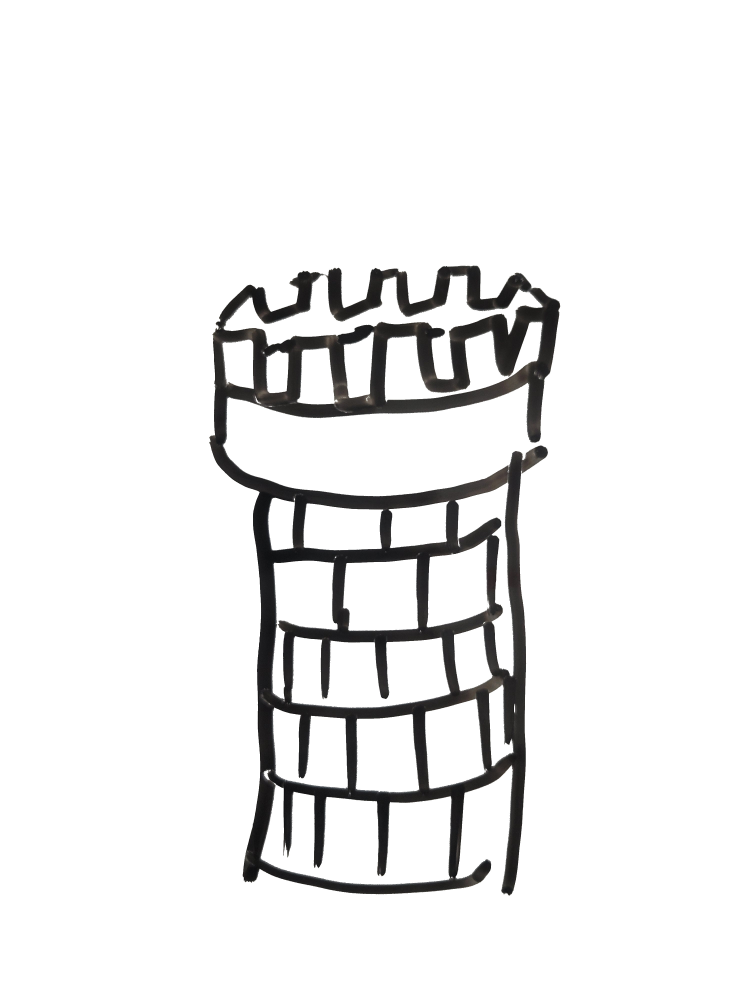
#> input picture asset pack 1 - ORIGINAL BACKUP/casteltower.jpg, 3024 x 4032 px (shown at 1/4 size)
$ python -i marker_brush.py   (imports and definitions only)
#> lines starting #> are read from the running program, lines starting #| are printed output that depends on the picture; after the words box and inside, x2 and y2 are one past the last pixel; in counts of white or black regions, pixels touching at a corner belong together
"""A marker 'brush' sampled from the real scanned drawings.

It collects cross-sections of real marker strokes (colour + transparency from one edge of the
stroke to the other), so lines painted with it get the same streaks and sheen as the drawings.
"""
import numpy as np
from PIL import Image
from scipy import ndimage

N = 32  # samples across a stroke


def _unmix(path, scale):
#> called with scale = 1
    im = Image.open(path).convert("RGB")
#> im is the input picture: PIL image 3024x4032 RGB; mean R, G, B 236.3, 236.2, 236.1
    if scale != 1:
        im = im.resize((round(im.width * scale), round(im.height * scale)), Image.LANCZOS)
    rgb = np.asarray(im).astype(np.float32)
    dark = 255 - rgb.min(axis=2)
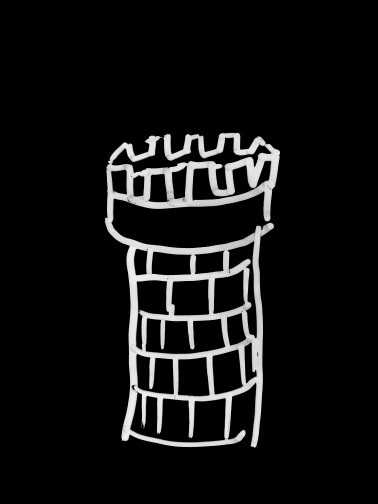
#> dark: shape (4032, 3024) float32 (shown at 1/8 size); min 0, max 255, mean 19
    alpha = np.clip((dark - 35) / (150 - 35), 0, 1)
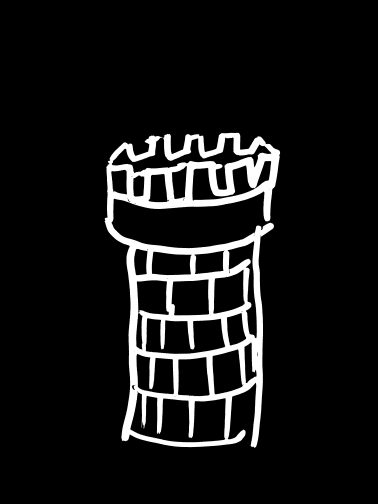
#> alpha: shape (4032, 3024) float32 (shown at 1/8 size); min 0, max 1, mean 0.0887
    col = np.clip(255 - (255 - rgb) / np.maximum(alpha, 1e-3)[..., None], 0, 255)
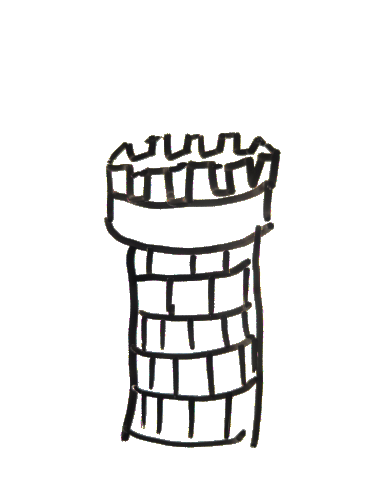
#> col: shape (4032, 3024, 3) float32 (shown at 1/8 size); mean R, G, B 233.8, 233.5, 233.1
    return np.dstack([col, alpha * 255]), rgb


def sample_profiles(path, kind="black", scale=1.0, count=64, seed=3):
    """Return (count, N, 4) RGBA profiles, ordered so neighbours look alike."""
    rgba, rgb = _unmix(path, scale)
    if kind == "red":
        ink = (rgb[..., 0] - rgb[..., 1] > 60) & (rgba[..., 3] > 120)
    else:
        ink = (rgba[..., 3] > 200) & (np.abs(rgb[..., 0] - rgb[..., 1]) < 40)
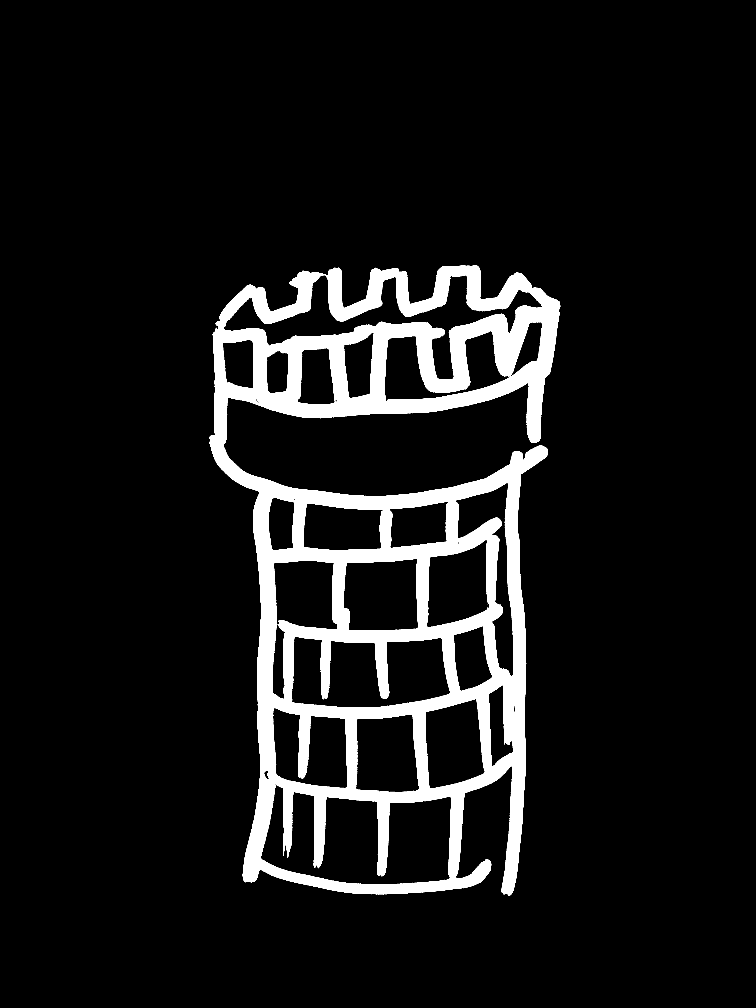
#> ink: shape (4032, 3024) bool (shown at 1/4 size); 8.9% white; 41 white regions (40 under 20 px), largest, box (x1, y1, x2, y2) and area: (836, 1062, 2241, 3583) 1081588
    ink = ndimage.binary_opening(ink, iterations=2)
#> ink: shape (4032, 3024) bool; 8.9% white; 1 white region, box (x1, y1, x2, y2) and area: (837, 1062, 2241, 3583) 1079846
    dist, idx = ndimage.distance_transform_edt(ink, return_indices=True)
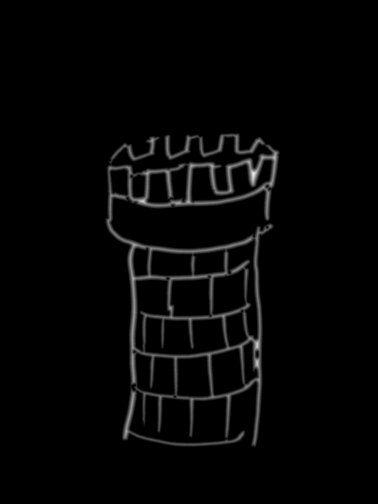
#> dist: shape (4032, 3024) float64 (shown at 1/8 size); min 0, max 52.2, mean 1.2; drawn with min black and max white
    ridge = ink & (dist >= ndimage.maximum_filter(dist, 5)) & (dist > 6)
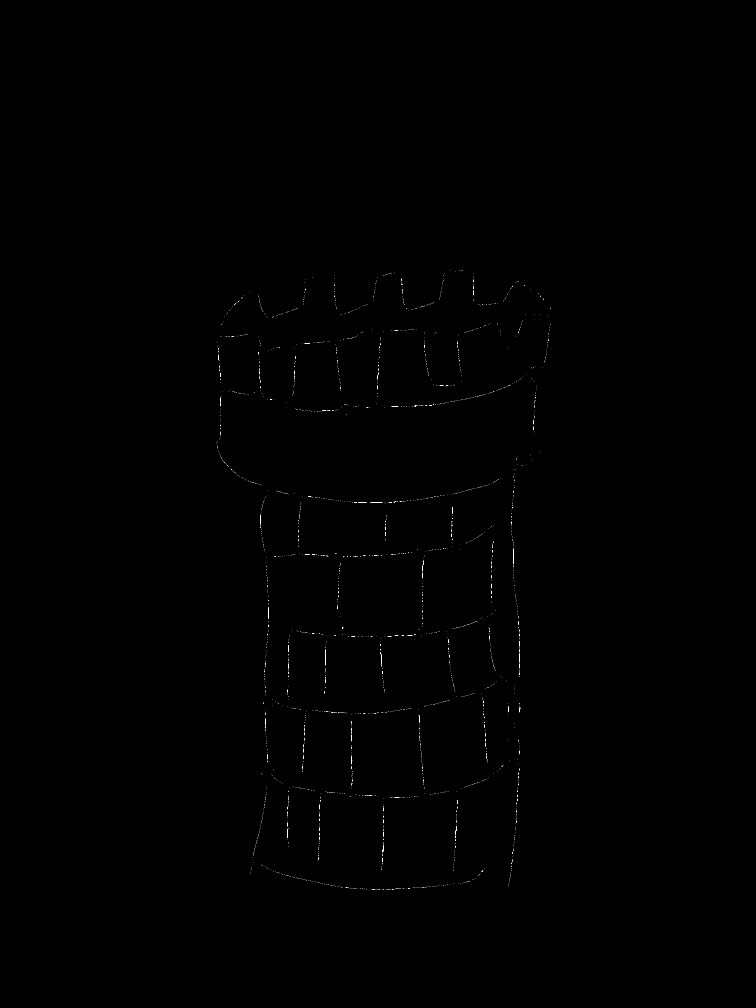
#> ridge: shape (4032, 3024) bool (shown at 1/4 size); 0.05% white in thin lines or dots, all inside (x1, y1, x2, y2) = (867, 1083, 2204, 3558)
    hw_med = np.median(dist[ridge])
#> hw_med = 24.19
    good = ridge & (dist > hw_med * 0.75) & (dist < hw_med * 1.3)
#> good: shape (4032, 3024) bool; 0.05% white in thin lines or dots, all inside (x1, y1, x2, y2) = (867, 1083, 2201, 3558)
    ys, xs = np.nonzero(good)
#> ys = 5638 values from 1083 to 3557; xs = 5638 values, max 2200 at index 396, min 867 at index 1533, mean 1550.6
    rng = np.random.default_rng(seed)
    pick = rng.choice(len(ys), size=min(4000, len(ys)), replace=False)
#> pick = 4000 values, max 5637 at index 1875, min 1 at index 1927, mean 2814.6
    profiles = []
    for k in pick:
        y, x = ys[k], xs[k]
        hw = dist[y, x]
        ny, nx = idx[0][y, x] - y, idx[1][y, x] - x
        nrm = np.hypot(ny, nx)
        if nrm == 0:
            continue
        ny, nx = ny / nrm, nx / nrm
        t = np.linspace(-hw, hw, N)
        cy, cx = y + ny * t, x + nx * t
        # both ends must actually be at the stroke edge (a clean, straight-ish section)
        e0 = ink[int(round(cy[1])), int(round(cx[1]))] if 0 <= cy[1] < ink.shape[0] and 0 <= cx[1] < ink.shape[1] else False
        if not e0:
            continue
        prof = np.stack([ndimage.map_coordinates(rgba[..., c], [cy, cx], order=1, mode="nearest") for c in range(4)], 1)
        profiles.append(prof)
#> this loop made 4000 passes
#> (k, y, x, hw, ny, nx, nrm) on passes 1 to 3: (2940, 2458, 1965, 25, 0.8, 0.6, 25), (358, 1248, 1148, 21.84, -0.962, -0.275, 21.84), (5294, 3398, 2052, 25, -0.28, -0.96, 25)
#> after the loop, profiles = 4000 items
    profiles = np.array(profiles, np.float32)
    # keep a varied set, then chain them so each is close to the next
    sel = profiles[rng.choice(len(profiles), size=min(count, len(profiles)), replace=False)]
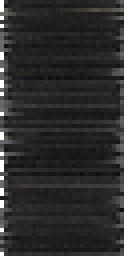
#> sel: shape (64, 32, 4) float32 (shown 4 times larger); mean of channels 0, 1, 2, 3 45.8, 44.4, 43.4, 243.9; transparent parts drawn white
    order, left = [0], set(range(1, len(sel)))
#> order = [0]
    while left:
        last = sel[order[-1]]
        nxt = min(left, key=lambda j: float(np.mean((sel[j] - last) ** 2)))
        order.append(nxt)
        left.remove(nxt)
#> this loop made 63 passes
#> nxt on passes 1 to 8: 14, 42, 33, 17, 4, 50, 47, 41
#> after the loop, left = 0 items; order = 64 values, max 63 at index 9, min 0 at index 0, mean 31.5
    return sel[order], float(hw_med)


# [14 lines left out: function paint, not called in this run]

>>> result = sample_profiles('../asset pack 1 - ORIGINAL BACKUP/casteltower.jpg')

$ run again, on asset pack 1 - ORIGINAL BACKUP/castlecenter.jpg
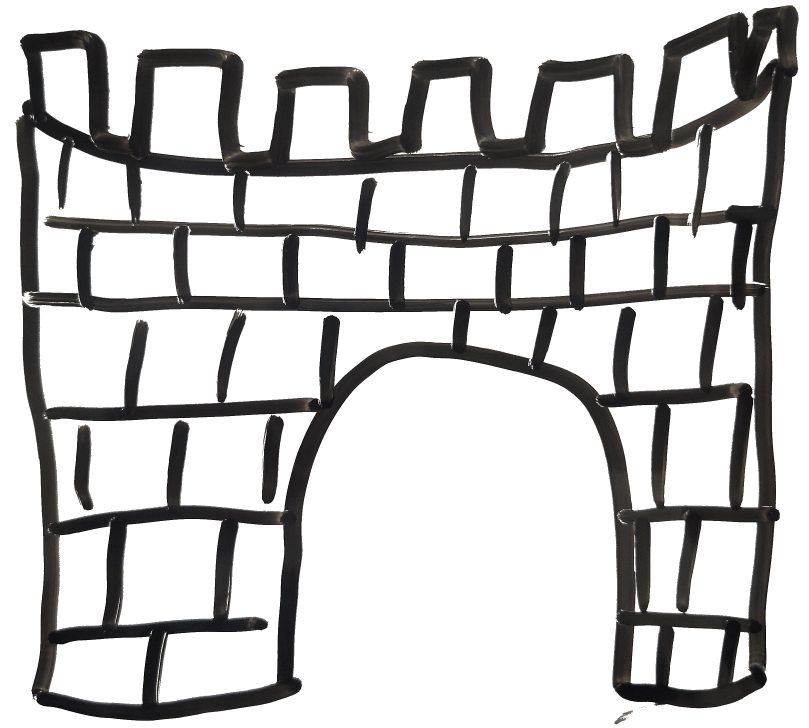
#> input picture asset pack 1 - ORIGINAL BACKUP/castlecenter.jpg, 2426 x 2183 px (shown at 1/3 size)
#> in _unmix, im is the input picture: PIL image 2426x2183 RGB; mean R, G, B 199.5, 199.1, 198.9
#> in sample_profiles, `ridge = ink & (dist >= ndimage.maximum_filter(dist, 5)) & (dist > 6)`:
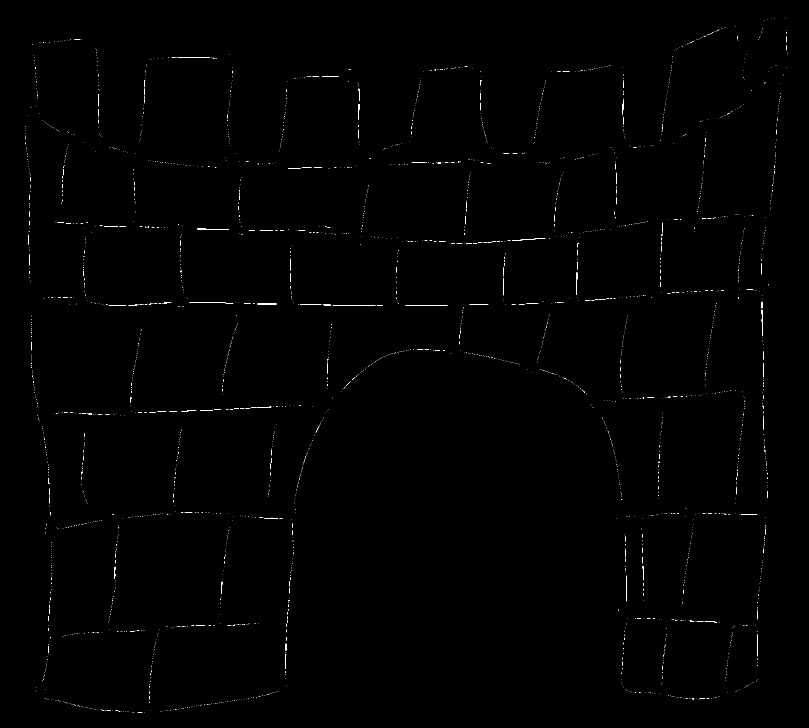
#> ridge: shape (2183, 2426) bool (shown at 1/3 size); 0.22% white in thin lines or dots, all inside (x1, y1, x2, y2) = (76, 54, 2362, 2138)
#> hw_med = 22.56
#> good: shape (2183, 2426) bool; 0.19% white in thin lines or dots, all inside (x1, y1, x2, y2) = (76, 84, 2362, 2138)
#> ys = 9988 values from 84 to 2137; xs = 9988 values, max 2361 at index 113, min 76 at index 942, mean 1176.1
#> pick = 4000 values, max 9986 at index 3441, min 2 at index 1927, mean 4929.3
#> the loop in sample_profiles, `for k in pick:` made 4000 passes
#> (k, y, x, hw, ny, nx, nrm) on passes 1 to 3: (291, 185, 2016, 27.07, -0.0739, -0.997, 27.07), (9618, 2026, 132, 25.3, 0.316, 0.949, 25.3), (9644, 2045, 450, 20.22, 0.148, 0.989, 20.22)
#> after the loop in sample_profiles, `for k in pick:`: profiles = 4000 items
#> in sample_profiles, `sel = profiles[rng.choice(len(profiles), size=min(count, len(profiles)..`:
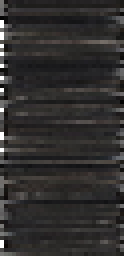
#> sel: shape (64, 32, 4) float32 (shown 4 times larger); mean of channels 0, 1, 2, 3 52.6, 49.4, 46.7, 245; transparent parts drawn white
#> in sample_profiles, `order, left = [0], set(range(1, len(sel)))`: order = [0]
#> the loop in sample_profiles, `while left:` made 63 passes
#> nxt on passes 1 to 8: 42, 47, 15, 18, 17, 5, 27, 61
#> after the loop in sample_profiles, `while left:`: left = 0 items; order = 64 values, max 63 at index 24, min 0 at index 0, mean 31.5

$ run again, on asset pack 1 - ORIGINAL BACKUP/castlegate.jpg
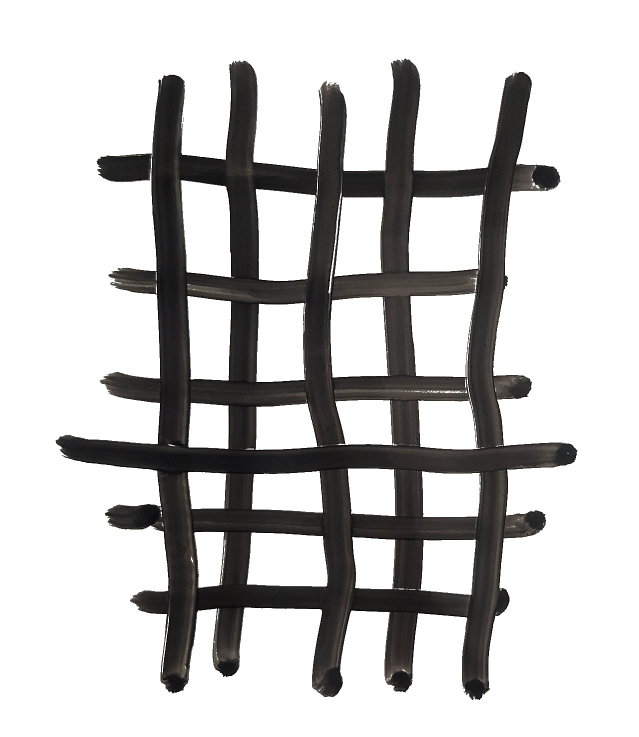
#> input picture asset pack 1 - ORIGINAL BACKUP/castlegate.jpg, 1277 x 1474 px (shown at 1/2 size)
#> in _unmix, im is the input picture: PIL image 1277x1474 RGB; mean R, G, B 197.8, 197.1, 196.7
#> in sample_profiles, `ink = ndimage.binary_opening(ink, iterations=2)`:
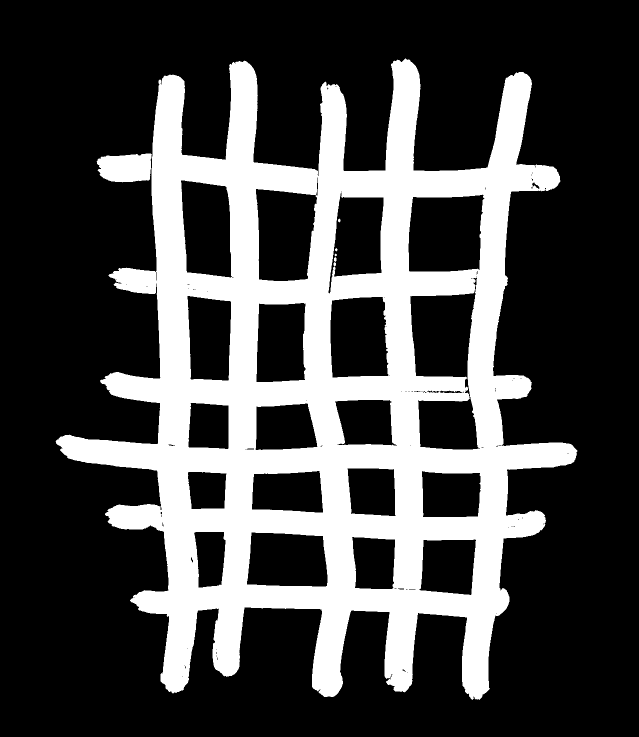
#> ink: shape (1474, 1277) bool (shown at 1/2 size); 27.1% white; 5 white regions (1 under 20 px), largest, box (x1, y1, x2, y2) and area: (111, 117, 1155, 1400) 504969, (193, 307, 304, 365) 5295, (676, 437, 681, 445) 28, (670, 496, 675, 503) 23
#> ridge: shape (1474, 1277) bool; 0.22% white in thin lines or dots, all inside (x1, y1, x2, y2) = (154, 150, 1145, 1367)
#> hw_med = 26.08
#> good: shape (1474, 1277) bool; 0.21% white in thin lines or dots, all inside (x1, y1, x2, y2) = (154, 150, 1105, 1367)
#> ys = 4000 values from 150 to 1366; xs = 4000 values, max 1104 at index 2452, min 154 at index 2411, mean 647.7
#> pick = 4000 values, max 3999 at index 1751, min 0 at index 3495, mean 1999.5
#> the loop in sample_profiles, `for k in pick:` made 4000 passes
#> (k, y, x, hw, ny, nx, nrm) on passes 1 to 3: (1475, 632, 635, 26.93, -0.26, -0.966, 26.93), (3830, 1208, 892, 23, 1, 0, 23), (1425, 613, 795, 26, 0, -1, 26)
#> after the loop in sample_profiles, `for k in pick:`: profiles = 4000 items
#> in sample_profiles, `sel = profiles[rng.choice(len(profiles), size=min(count, len(profiles)..`:
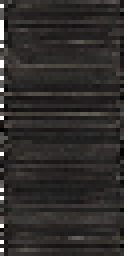
#> sel: shape (64, 32, 4) float32 (shown 4 times larger); mean of channels 0, 1, 2, 3 51.4, 45.7, 42.2, 244.7; transparent parts drawn white
#> in sample_profiles, `order, left = [0], set(range(1, len(sel)))`: order = [0]
#> the loop in sample_profiles, `while left:` made 63 passes
#> nxt on passes 1 to 8: 55, 51, 39, 48, 4, 2, 20, 14
#> after the loop in sample_profiles, `while left:`: left = 0 items; order = 64 values, max 63 at index 20, min 0 at index 0, mean 31.5
